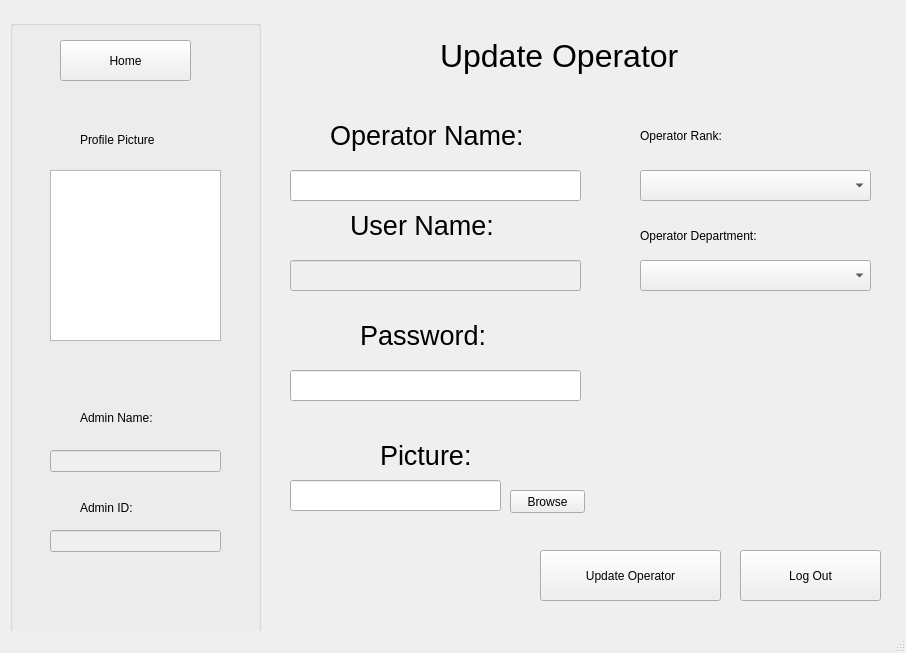
<?xml version="1.0" encoding="UTF-8"?>
<ui version="4.0">
 <class>MainWindow</class>
 <widget class="QMainWindow" name="MainWindow">
  <property name="geometry">
   <rect>
    <x>0</x>
    <y>0</y>
    <width>906</width>
    <height>653</height>
   </rect>
  </property>
  <property name="windowTitle">
   <string>MainWindow</string>
  </property>
  <widget class="QWidget" name="centralwidget">
   <widget class="QLabel" name="label">
    <property name="geometry">
     <rect>
      <x>440</x>
      <y>20</y>
      <width>341</width>
      <height>71</height>
     </rect>
    </property>
    <property name="font">
     <font>
      <pointsize>24</pointsize>
     </font>
    </property>
    <property name="text">
     <string>Update Operator</string>
    </property>
   </widget>
   <widget class="QGroupBox" name="groupBox">
    <property name="geometry">
     <rect>
      <x>10</x>
      <y>20</y>
      <width>251</width>
      <height>641</height>
     </rect>
    </property>
    <property name="title">
     <string/>
    </property>
    <widget class="QPushButton" name="home_button">
     <property name="geometry">
      <rect>
       <x>50</x>
       <y>20</y>
       <width>131</width>
       <height>41</height>
      </rect>
     </property>
     <property name="text">
      <string>Home</string>
     </property>
    </widget>
    <widget class="QGraphicsView" name="graphicsView">
     <property name="geometry">
      <rect>
       <x>40</x>
       <y>150</y>
       <width>171</width>
       <height>171</height>
      </rect>
     </property>
    </widget>
    <widget class="QLabel" name="label_2">
     <property name="geometry">
      <rect>
       <x>70</x>
       <y>110</y>
       <width>101</width>
       <height>20</height>
      </rect>
     </property>
     <property name="text">
      <string>Profile Picture</string>
     </property>
    </widget>
    <widget class="QLabel" name="label_7">
     <property name="geometry">
      <rect>
       <x>70</x>
       <y>390</y>
       <width>91</width>
       <height>16</height>
      </rect>
     </property>
     <property name="text">
      <string>Admin Name:</string>
     </property>
    </widget>
    <widget class="QLineEdit" name="lineEdit_5">
     <property name="enabled">
      <bool>false</bool>
     </property>
     <property name="geometry">
      <rect>
       <x>40</x>
       <y>430</y>
       <width>171</width>
       <height>22</height>
      </rect>
     </property>
    </widget>
    <widget class="QLabel" name="label_8">
     <property name="geometry">
      <rect>
       <x>70</x>
       <y>480</y>
       <width>91</width>
       <height>16</height>
      </rect>
     </property>
     <property name="text">
      <string>Admin ID:</string>
     </property>
    </widget>
    <widget class="QLineEdit" name="lineEdit_6">
     <property name="enabled">
      <bool>false</bool>
     </property>
     <property name="geometry">
      <rect>
       <x>40</x>
       <y>510</y>
       <width>171</width>
       <height>22</height>
      </rect>
     </property>
    </widget>
   </widget>
   <widget class="QPushButton" name="logout_button">
    <property name="geometry">
     <rect>
      <x>740</x>
      <y>550</y>
      <width>141</width>
      <height>51</height>
     </rect>
    </property>
    <property name="text">
     <string>Log Out</string>
    </property>
   </widget>
   <widget class="QLineEdit" name="name_display">
    <property name="enabled">
     <bool>true</bool>
    </property>
    <property name="geometry">
     <rect>
      <x>290</x>
      <y>170</y>
      <width>291</width>
      <height>31</height>
     </rect>
    </property>
    <property name="text">
     <string/>
    </property>
   </widget>
   <widget class="QLineEdit" name="username_display">
    <property name="enabled">
     <bool>false</bool>
    </property>
    <property name="geometry">
     <rect>
      <x>290</x>
      <y>260</y>
      <width>291</width>
      <height>31</height>
     </rect>
    </property>
    <property name="text">
     <string/>
    </property>
   </widget>
   <widget class="QLabel" name="label_3">
    <property name="geometry">
     <rect>
      <x>330</x>
      <y>120</y>
      <width>241</width>
      <height>31</height>
     </rect>
    </property>
    <property name="font">
     <font>
      <pointsize>20</pointsize>
     </font>
    </property>
    <property name="text">
     <string>Operator Name:</string>
    </property>
   </widget>
   <widget class="QLabel" name="label_4">
    <property name="geometry">
     <rect>
      <x>350</x>
      <y>210</y>
      <width>171</width>
      <height>31</height>
     </rect>
    </property>
    <property name="font">
     <font>
      <pointsize>20</pointsize>
     </font>
    </property>
    <property name="text">
     <string>User Name: </string>
    </property>
   </widget>
   <widget class="QLineEdit" name="pass_display">
    <property name="enabled">
     <bool>true</bool>
    </property>
    <property name="geometry">
     <rect>
      <x>290</x>
      <y>370</y>
      <width>291</width>
      <height>31</height>
     </rect>
    </property>
    <property name="text">
     <string/>
    </property>
   </widget>
   <widget class="QLabel" name="label_5">
    <property name="geometry">
     <rect>
      <x>360</x>
      <y>320</y>
      <width>151</width>
      <height>31</height>
     </rect>
    </property>
    <property name="font">
     <font>
      <pointsize>20</pointsize>
     </font>
    </property>
    <property name="text">
     <string>Password:</string>
    </property>
   </widget>
   <widget class="QLabel" name="label_6">
    <property name="geometry">
     <rect>
      <x>380</x>
      <y>440</y>
      <width>131</width>
      <height>31</height>
     </rect>
    </property>
    <property name="font">
     <font>
      <pointsize>20</pointsize>
     </font>
    </property>
    <property name="text">
     <string>Picture:</string>
    </property>
   </widget>
   <widget class="QLineEdit" name="lineEdit_4">
    <property name="enabled">
     <bool>true</bool>
    </property>
    <property name="geometry">
     <rect>
      <x>290</x>
      <y>480</y>
      <width>211</width>
      <height>31</height>
     </rect>
    </property>
    <property name="text">
     <string/>
    </property>
   </widget>
   <widget class="QPushButton" name="pushButton_15">
    <property name="geometry">
     <rect>
      <x>510</x>
      <y>490</y>
      <width>75</width>
      <height>23</height>
     </rect>
    </property>
    <property name="text">
     <string>Browse</string>
    </property>
   </widget>
   <widget class="QPushButton" name="update_button">
    <property name="geometry">
     <rect>
      <x>540</x>
      <y>550</y>
      <width>181</width>
      <height>51</height>
     </rect>
    </property>
    <property name="text">
     <string>Update Operator</string>
    </property>
   </widget>
   <widget class="QLabel" name="label_9">
    <property name="geometry">
     <rect>
      <x>640</x>
      <y>100</y>
      <width>141</width>
      <height>71</height>
     </rect>
    </property>
    <property name="text">
     <string>Operator Rank:</string>
    </property>
   </widget>
   <widget class="QLabel" name="label_10">
    <property name="geometry">
     <rect>
      <x>640</x>
      <y>200</y>
      <width>141</width>
      <height>71</height>
     </rect>
    </property>
    <property name="text">
     <string>Operator Department:</string>
    </property>
   </widget>
   <widget class="QComboBox" name="rank_display">
    <property name="geometry">
     <rect>
      <x>640</x>
      <y>170</y>
      <width>231</width>
      <height>31</height>
     </rect>
    </property>
   </widget>
   <widget class="QComboBox" name="dept_display">
    <property name="geometry">
     <rect>
      <x>640</x>
      <y>260</y>
      <width>231</width>
      <height>31</height>
     </rect>
    </property>
   </widget>
  </widget>
  <widget class="QMenuBar" name="menubar">
   <property name="geometry">
    <rect>
     <x>0</x>
     <y>0</y>
     <width>906</width>
     <height>21</height>
    </rect>
   </property>
  </widget>
  <widget class="QStatusBar" name="statusbar"/>
 </widget>
 <resources/>
 <connections/>
</ui>
